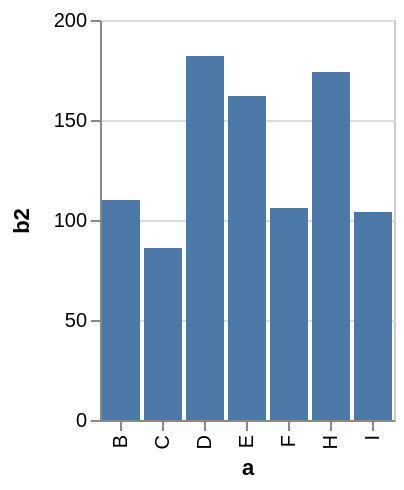

This figure's Vega-Lite source:
### Vega specification from a JSON file in a GitHub repository (floating-point values rounded to 4 significant figures)
{"$schema": "https://vega.github.io/schema/vega/v3.0.json", "description": "A simple bar chart with embedded data that uses a filter and calculate.", "autosize": "pad", "padding": 5, "style": "cell", "data": [{"name": "source_0", "values": [{"a": "A", "b": 28}, {"a": "B", "b": 55}, {"a": "C", "b": 43}, {"a": "G", "b": 19}, {"a": "H", "b": 87}, {"a": "I", "b": 52}, {"a": "D", "b": 91}, {"a": "E", "b": 81}, {"a": "F", "b": 53}]}, {"name": "data_0", "source": "source_0", "transform": [{"type": "formula", "expr": "2*datum.b", "as": "b2"}, {"type": "filter", "expr": "datum.b2 > 60"}, {"type": "filter", "expr": "datum[\"b2\"] !== null && !isNaN(datum[\"b2\"])"}]}], "signals": [{"name": "x_step", "value": 21}, {"name": "width", "update": "bandspace(domain('x').length, 0.1, 0.05) * x_step"}, {"name": "height", "update": "200"}], "marks": [{"name": "marks", "type": "rect", "role": "bar", "style": ["bar"], "from": {"data": "data_0"}, "encode": {"update": {"x": {"scale": "x", "field": "a"}, "width": {"scale": "x", "band": true}, "y": {"scale": "y", "field": "b2"}, "y2": {"scale": "y", "value": 0}, "fill": {"value": "#4c78a8"}}}}], "scales": [{"name": "x", "type": "band", "domain": {"data": "data_0", "field": "a", "sort": true}, "range": {"step": {"signal": "x_step"}}, "round": true, "paddingInner": 0.1, "paddingOuter": 0.05}, {"name": "y", "type": "linear", "domain": {"data": "data_0", "field": "b2"}, "range": [{"signal": "height"}, 0], "round": true, "nice": true, "zero": true}], "axes": [{"scale": "x", "labelOverlap": true, "orient": "bottom", "title": "a", "zindex": 1, "encode": {"labels": {"update": {"angle": {"value": 270}, "align": {"value": "right"}, "baseline": {"value": "middle"}}}}}, {"scale": "y", "labelOverlap": true, "orient": "left", "tickCount": {"signal": "ceil(height/40)"}, "title": "b2", "zindex": 1}, {"scale": "y", "domain": false, "grid": true, "labels": false, "maxExtent": 0, "minExtent": 0, "orient": "left", "tickCount": {"signal": "ceil(height/40)"}, "ticks": false, "zindex": 0, "gridScale": "x"}], "config": {"axis": {"domainColor": "#888", "tickColor": "#888"}, "axisY": {"minExtent": 30}, "style": {"cell": {"fill": "transparent", "stroke": "#ccc"}}}}
